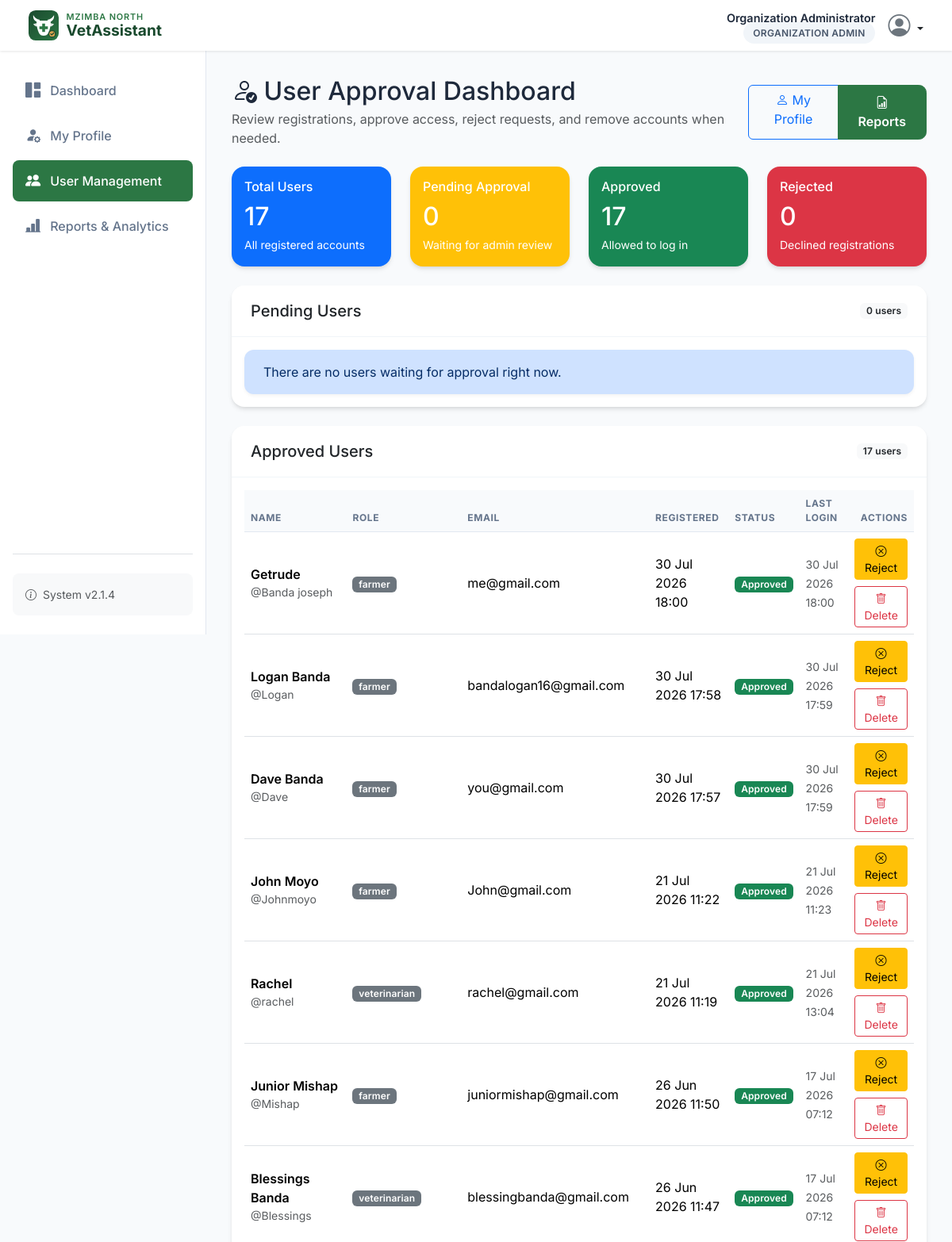
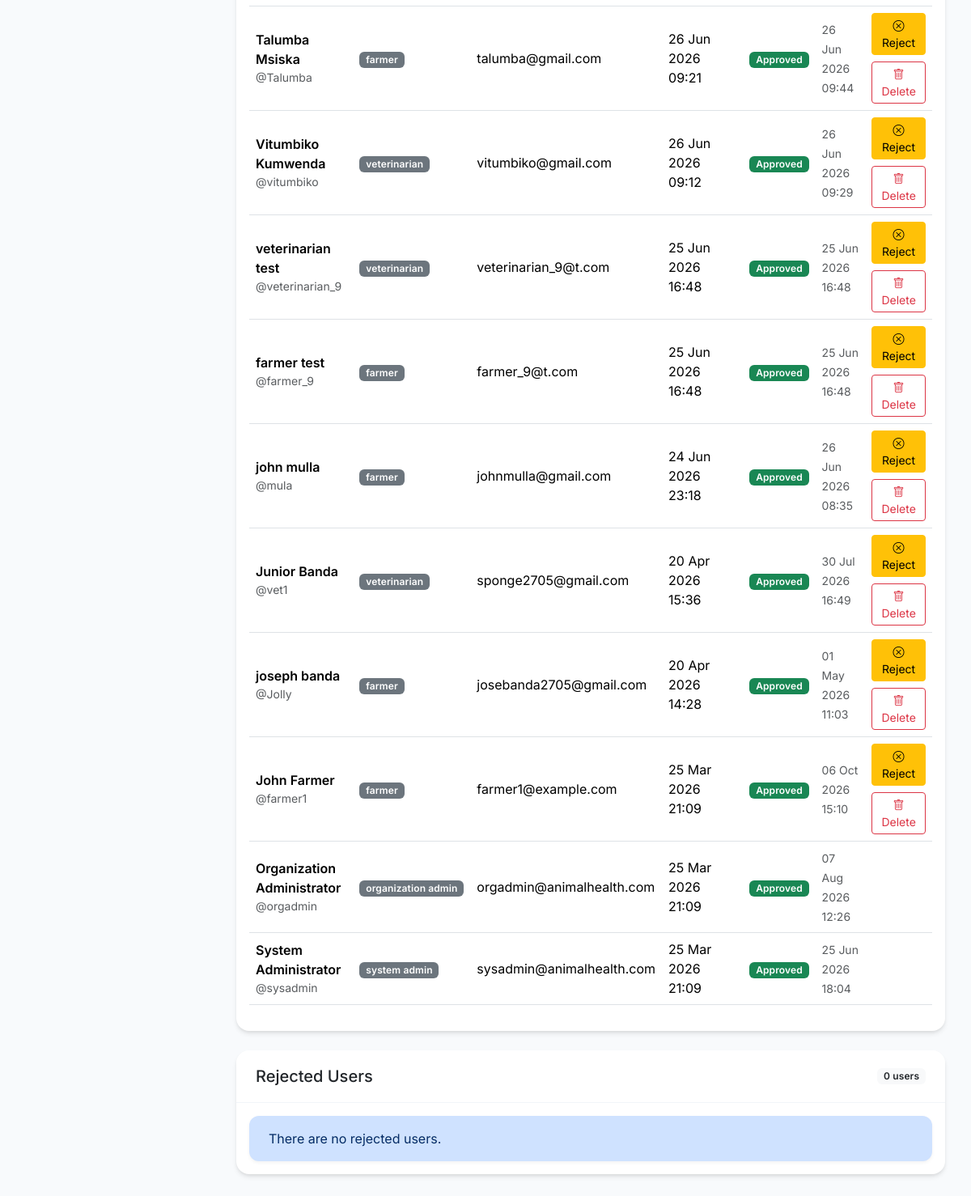
Page /organization/user_management (signed in) on the committed database (2 pictures, top to bottom).
### models.py (models this page shows, shortened)
class User(UserMixin, db.Model):
    __tablename__ = 'user'
    id = db.Column(db.Integer, primary_key=True)
    username = db.Column(db.String(80), unique=True, nullable=False)
    email = db.Column(db.String(120), unique=True, nullable=False)
    password_hash = db.Column(db.String(256), nullable=False)
    full_name = db.Column(db.String(100))
    phone = db.Column(db.String(20))
    role = db.Column(db.String(20), nullable=False)  # farmer, veterinarian, organization_admin, system_admin
    location = db.Column(db.String(200))
    specific_location = db.Column(db.String(200))
    farm_name = db.Column(db.String(100))
    animal_types = db.Column(db.String(200))  # Will be 'cattle', 'goat', or 'cattle,goat'
    production_focus = db.Column(db.String(50))  # dairy, meat, dual, breeding
    registration_date = db.Column(db.DateTime, default=get_malawi_time)
    last_login = db.Column(db.DateTime)
    is_active = db.Column(db.Boolean, default=True)
    status = db.Column(db.String(20), nullable=False, default='pending')  # pending, approved, rejected
    approved_at = db.Column(db.DateTime)
    rejected_at = db.Column(db.DateTime)
    reset_token = db.Column(db.String(128))
    reset_token_expires_at = db.Column(db.DateTime)
    preferred_language = db.Column(db.String(10), nullable=False, default='en')  # en, chi, tum
    symptoms = db.relationship('SymptomReport', backref='farmer', foreign_keys='SymptomReport.farmer_id')
    predictions = db.relationship('Prediction', backref='user', foreign_keys='Prediction.user_id')
    treatments = db.relationship('Treatment', backref='veterinarian', foreign_keys='Treatment.vet_id')
    assigned_farmers = db.relationship('User',
        secondary=farmer_veterinarian,
        primaryjoin=(farmer_veterinarian.c.veterinarian_id == id),
        secondaryjoin=(farmer_veterinarian.c.farmer_id == id),
        backref=db.backref('assigned_veterinarians', lazy='dynamic'),
        lazy='dynamic'
    )
    def is_farmer(self):
        return self.role == 'farmer'
    def is_veterinarian(self):
        return self.role == 'veterinarian'
    def is_organization_admin(self):
        return self.role == 'organization_admin'

### app.py (the view)
@app.route('/organization/user_management')
@login_required
@role_required('organization_admin')
def org_admin_users():
    users = User.query.order_by(User.registration_date.desc()).all()
    total_users = len(users)
    active_users = sum(1 for user in users if user.is_active)
    admin_users = sum(1 for user in users if user.role in ['organization_admin', 'system_admin'])
    users_by_status = {
        'pending': [user for user in users if user.status == 'pending'],
        'approved': [user for user in users if user.status == 'approved'],
        'rejected': [user for user in users if user.status == 'rejected']
    }
    return render_template('organization_admin/user_management.html',
                         users=users,
                         users_by_status=users_by_status,
                         total_users=total_users,
                         active_users=active_users,
                         admin_users=admin_users)

### templates/organization_admin/user_management.html (shortened to what this page needs)
{% extends "base.html" %}
{% block sidebar %}
{% set active_page = 'users' %}
{% include "organization_admin/_sidebar.html" %}
{% endblock %}
{% macro user_status_badge(status) -%}
    {% if status == 'approved' %}
        <span class="badge bg-success">Approved</span>
    {% elif status == 'rejected' %}
        <span class="badge bg-danger">Rejected</span>
    {% else %}
        <span class="badge bg-warning text-dark">Pending</span>
    {% endif %}
{%- endmacro %}
{% macro user_table(title, users, empty_message) -%}
<div class="card mb-4">
    <div class="card-header d-flex justify-content-between align-items-center">
        <h5 class="mb-0">{{ title }}</h5>
        <span class="badge bg-light text-dark">{{ users|length }} users</span>
    </div>
    <div class="card-body">
        {% if users %}
            <div class="table-responsive">
                <table class="table table-hover align-middle">
                    <thead>
                        <tr>
                            <th>Name</th>
                            <th>Role</th>
                            <th>Email</th>
                            <th>Registered</th>
                            <th>Status</th>
                            <th>Last Login</th>
                            <th class="text-end">Actions</th>
                        </tr>
                    </thead>
                    <tbody>
                        {% for user in users %}
                            <tr>
                                <td>
                                    <div class="fw-semibold">{{ user.full_name or user.username }}</div>
                                    <div class="small text-muted">@{{ user.username }}</div>
                                </td>
                                <td><span class="badge bg-secondary">{{ user.role.replace('_', ' ') }}</span></td>
                                <td>{{ user.email }}</td>
                                <td>{{ user.registration_date.strftime('%d %b %Y %H:%M') if user.registration_date else 'N/A' }}</td>
                                <td>{{ user_status_badge(user.status) }}</td>
                                <td>
                                    {% if user.last_login %}
                                        <small class="text-muted">{{ user.last_login.strftime('%d %b %Y %H:%M') }}</small>
                                    {% else %}
                                        <small class="text-muted">Never</small>
                                    {% endif %}
                                </td>
                                <td class="text-end">
                                    <div class="d-flex flex-wrap justify-content-end gap-2">
                                        {% if user.status != 'rejected' and user.role not in ['organization_admin', 'system_admin'] %}
                                            <form method="POST" action="{{ url_for('reject_user', user_id=user.id) }}">
                                                <button type="submit" class="btn btn-sm btn-warning">
                                                    <i class="bi bi-x-circle"></i> Reject
                                                </button>
                                            </form>
                                        {% endif %}
                                        {% if user.id != current_user.id and user.role != 'system_admin' %}
                                            <form method="POST" action="{{ url_for('delete_user', user_id=user.id) }}" onsubmit="return confirm('Delete {{ user.username }} permanently?');">
                                                <button type="submit" class="btn btn-sm btn-outline-danger">
                                                    <i class="bi bi-trash"></i> Delete
                                                </button>
                                            </form>
                                        {% endif %}
                                    </div>
                                </td>
                            </tr>
                        {% endfor %}
                    </tbody>
                </table>
            </div>
        {% else %}
            <div class="alert alert-primary mb-0">{{ empty_message }}</div>
        {% endif %}
    </div>
</div>
{%- endmacro %}
{% block content %}
<div class="d-flex flex-column flex-lg-row justify-content-between align-items-lg-center mb-4 gap-3">
    <div>
        <h2 class="mb-1"><i class="bi bi-person-check"></i> User Approval Dashboard</h2>
        <p class="text-muted mb-0">Review registrations, approve access, reject requests, and remove accounts when needed.</p>
    </div>
    <div class="btn-group">
        <a href="{{ url_for('org_admin_profile') }}" class="btn btn-outline-primary">
            <i class="bi bi-person"></i> My Profile
        </a>
        <a href="{{ url_for('org_reports') }}" class="btn btn-primary">
            <i class="bi bi-file-earmark-bar-graph"></i> Reports
        </a>
    </div>
</div>
<div class="row g-4 mb-4">
    <div class="col-md-3">
        <div class="card text-white bg-primary h-100">
            <div class="card-body">
                <h6 class="card-title">Total Users</h6>
                <h2 class="mb-1">{{ total_users }}</h2>
                <small>All registered accounts</small>
            </div>
        </div>
    </div>
    <div class="col-md-3">
        <div class="card text-white bg-warning h-100">
            <div class="card-body">
                <h6 class="card-title">Pending Approval</h6>
                <h2 class="mb-1">{{ users_by_status.pending|length }}</h2>
                <small>Waiting for admin review</small>
            </div>
        </div>
    </div>
    <div class="col-md-3">
        <div class="card text-white bg-success h-100">
            <div class="card-body">
                <h6 class="card-title">Approved</h6>
                <h2 class="mb-1">{{ users_by_status.approved|length }}</h2>
                <small>Allowed to log in</small>
            </div>
        </div>
    </div>
    <div class="col-md-3">
        <div class="card text-white bg-danger h-100">
            <div class="card-body">
                <h6 class="card-title">Rejected</h6>
                <h2 class="mb-1">{{ users_by_status.rejected|length }}</h2>
                <small>Declined registrations</small>
            </div>
        </div>
    </div>
</div>
{{ user_table('Pending Users', users_by_status.pending, 'There are no users waiting for approval right now.') }}
{{ user_table('Approved Users', users_by_status.approved, 'There are no approved users yet.') }}
{{ user_table('Rejected Users', users_by_status.rejected, 'There are no rejected users.') }}
{% endblock %}

### templates/base.html (shortened to what this page needs)
<!DOCTYPE html>
<html lang="en">
<head>
    <link href="https://cdn.jsdelivr.net/npm/bootstrap@5.3.3/dist/css/bootstrap.min.css" rel="stylesheet">
    <link rel="stylesheet" href="https://cdn.jsdelivr.net/npm/bootstrap-icons@1.11.3/font/bootstrap-icons.min.css">
    <link rel="stylesheet" href="{{ url_for('static', filename='css/style.css') }}">
</head>
<body>
    <nav class="navbar navbar-expand-lg fixed-top">
        <div class="container-fluid">
            <a class="navbar-brand" href="{{ url_for('dashboard') }}">
                <img src="{{ url_for('static', filename='images/logo.svg') }}" alt="" class="brand-logo">
                <span class="brand-text">
                    <span class="brand-region">Mzimba North</span>
                    <span class="brand-name">VetAssistant</span>
                </span>
            </a>
            <div class="ms-auto d-flex align-items-center">
                {% if current_user.is_authenticated %}
                    <div class="user-menu">
                        <div class="user-info d-none d-sm-block">
                            <span class="user-name">{{ current_user.full_name or current_user.username }}</span>
                            <span class="role-badge">{{ current_user.role|replace('_', ' ') }}</span>
                        </div>
                        <div class="dropdown">
                            <a href="#" class="d-block link-dark text-decoration-none dropdown-toggle" id="dropdownUser" data-bs-toggle="dropdown" aria-expanded="false">
                                <i class="bi bi-person-circle fs-3 text-secondary"></i>
                            </a>
                        </div>
                    </div>
                {% else %}
                    <a href="{{ url_for('login') }}" class="btn btn-primary btn-sm">Sign In</a>
                {% endif %}
            </div>
        </div>
    </nav>
    <div class="main-wrapper {% if current_user.is_authenticated %}has-sidebar{% endif %}">
        {% if current_user.is_authenticated %}
        <aside class="sidebar" id="sidebar">
            <div class="d-flex flex-column h-100">
                {% block sidebar %}{% endblock %}
                <div class="mt-auto pt-4 border-top">
                    <div class="p-3 bg-light rounded-3 small text-muted">
                        <i class="bi bi-info-circle me-1"></i> System v2.1.4
                    </div>
                </div>
            </div>
        </aside>
        {% endif %}
        <main class="page-content">
            <div class="container-fluid p-0">
                {% block content %}{% endblock %}
            </div>
        </main>
    </div>
</body>
</html>

### rows in the picture
User: full_name "Organization Administrator", role "ORGANIZATION ADMIN", username "orgadmin", role.replace "organization admin", email "orgadmin@animalhealth.com", registration_date "25 Mar 2026 21:09", status "Approved", last_login "07 Aug 2026 12:26"
User: full_name "Getrude", username "Banda joseph", role.replace "farmer", email "me@gmail.com", registration_date "30 Jul 2026 18:00", status "Approved", last_login "30 Jul 2026 18:00"
User: full_name "Logan Banda", username "Logan", role.replace "farmer", email "bandalogan16@gmail.com", registration_date "30 Jul 2026 17:58", status "Approved", last_login "30 Jul 2026 17:59"
User: full_name "Dave Banda", username "Dave", role.replace "farmer", email "you@gmail.com", registration_date "30 Jul 2026 17:57", status "Approved", last_login "30 Jul 2026 17:59"
User: full_name "John Moyo", username "Johnmoyo", role.replace "farmer", email "John@gmail.com", registration_date "21 Jul 2026 11:22", status "Approved", last_login "21 Jul 2026 11:23"
User: full_name "Rachel", username "rachel", role.replace "veterinarian", email "rachel@gmail.com", registration_date "21 Jul 2026 11:19", status "Approved", last_login "21 Jul 2026 13:04"
User: full_name "Junior Mishap", username "Mishap", role.replace "farmer", email "juniormishap@gmail.com", registration_date "26 Jun 2026 11:50", status "Approved", last_login "17 Jul 2026 07:12"
User: full_name "Blessings Banda", username "Blessings", role.replace "veterinarian", email "blessingbanda@gmail.com", registration_date "26 Jun 2026 11:47", status "Approved", last_login "17 Jul 2026 07:12"
User: full_name "Talumba Msiska", username "Talumba", role.replace "farmer", email "talumba@gmail.com", registration_date "26 Jun 2026 09:21", status "Approved", last_login "26 Jun 2026 09:44"
User: full_name "Vitumbiko Kumwenda", username "vitumbiko", role.replace "veterinarian", email "vitumbiko@gmail.com", registration_date "26 Jun 2026 09:12", status "Approved", last_login "26 Jun 2026 09:29"
User: full_name "veterinarian test", username "veterinarian_9", role.replace "veterinarian", email "veterinarian_9@t.com", registration_date "25 Jun 2026 16:48", status "Approved", last_login "25 Jun 2026 16:48"
User: full_name "farmer test", username "farmer_9", role.replace "farmer", email "farmer_9@t.com", registration_date "25 Jun 2026 16:48", status "Approved", last_login "25 Jun 2026 16:48"
User: full_name "john mulla", username "mula", role.replace "farmer", email "johnmulla@gmail.com", registration_date "24 Jun 2026 23:18", status "Approved", last_login "26 Jun 2026 08:35"
User: full_name "Junior Banda", username "vet1", role.replace "veterinarian", email "sponge2705@gmail.com", registration_date "20 Apr 2026 15:36", status "Approved", last_login "30 Jul 2026 16:49"
User: full_name "joseph banda", username "Jolly", role.replace "farmer", email "josebanda2705@gmail.com", registration_date "20 Apr 2026 14:28", status "Approved", last_login "01 May 2026 11:03"
User: full_name "John Farmer", username "farmer1", role.replace "farmer", email "farmer1@example.com", registration_date "25 Mar 2026 21:09", status "Approved", last_login "06 Oct 2026 15:10"
User: full_name "System Administrator", username "sysadmin", role.replace "system admin", email "sysadmin@animalhealth.com", registration_date "25 Mar 2026 21:09", status "Approved", last_login "25 Jun 2026 18:04"

### other values in the picture
{{ total_users }} "17"
{{ users_by_status.pending|length }} "0"
{{ users_by_status.approved|length }} "17"
{{ users_by_status.rejected|length }} "0"
{{ title }} "Pending Users Approved Users Rejected Users"
{{ users|length }} "0 17 0"
{{ empty_message }} "There are no users waiting for approval right now. There are no rejected users."
